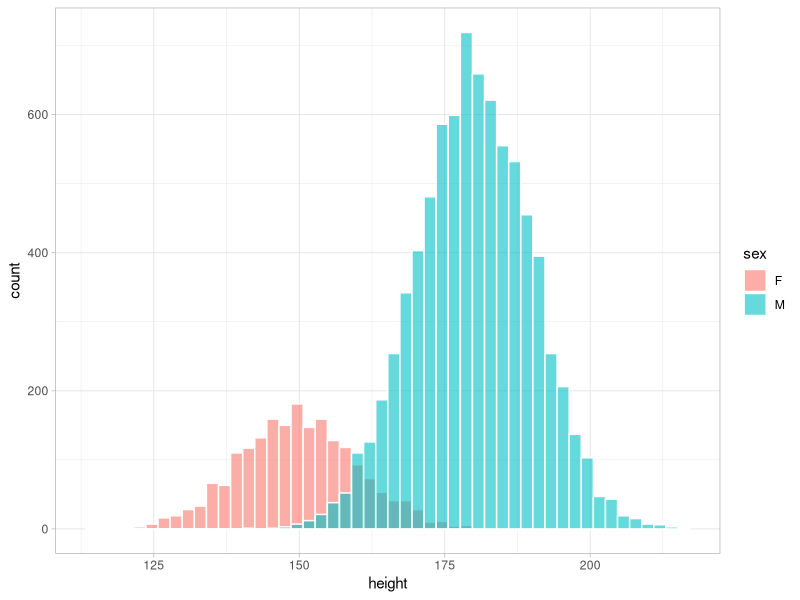
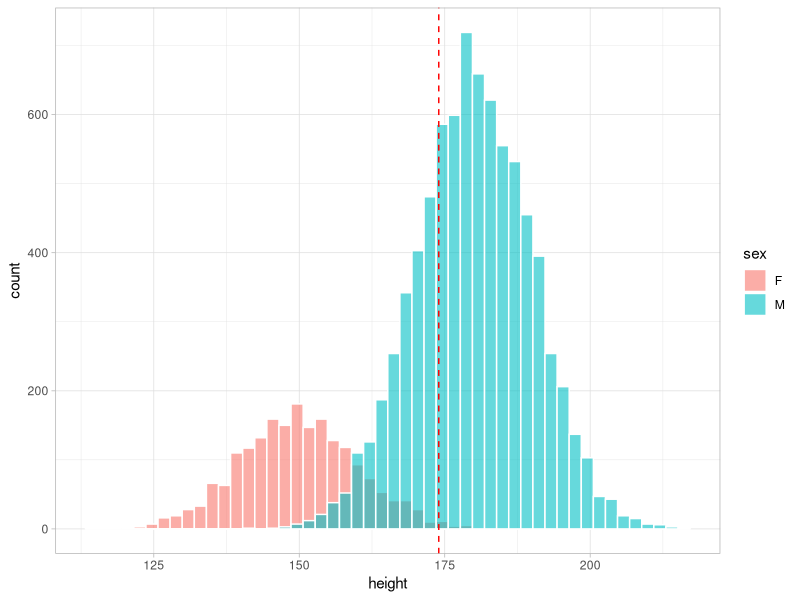
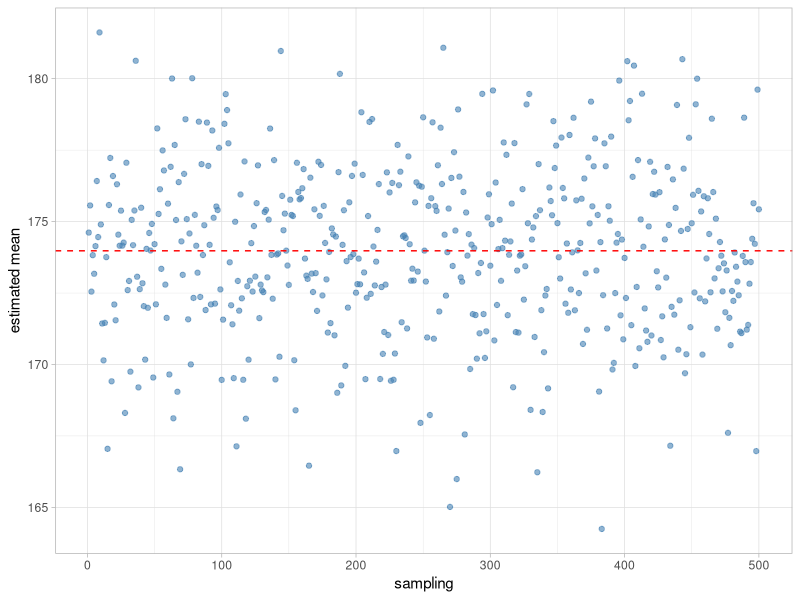
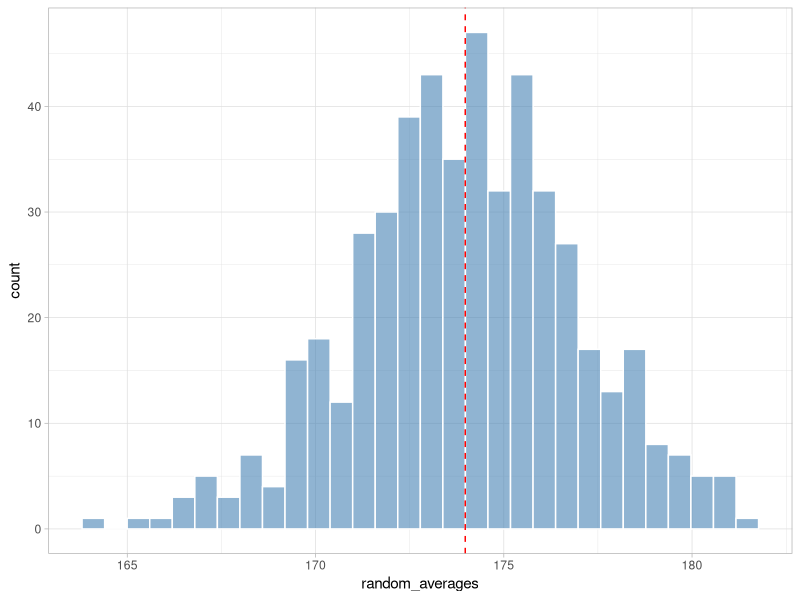
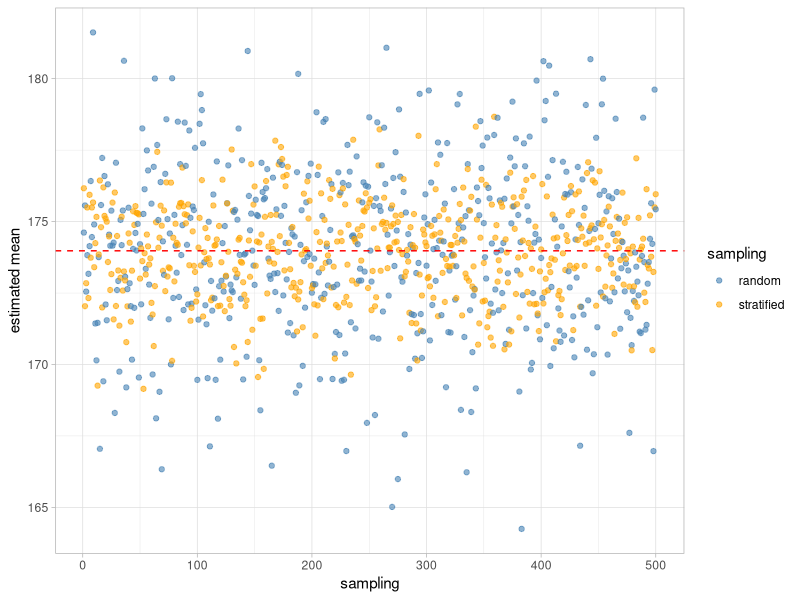
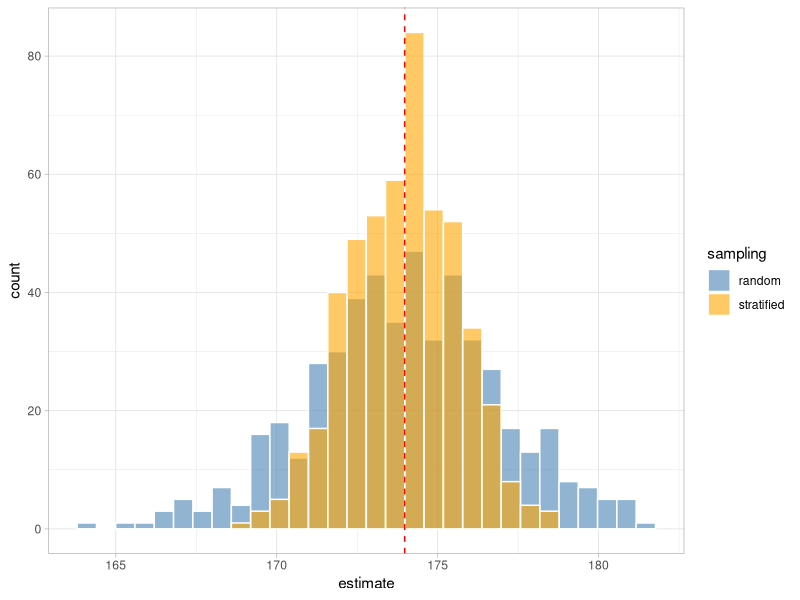
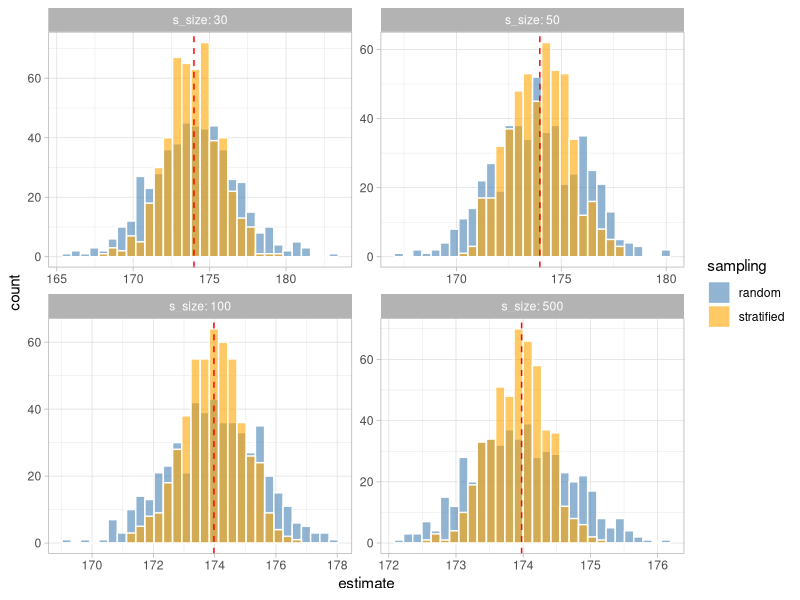

Write the R code that produced these figures, in order.
## ---- chunk 1
knitr::opts_chunk$set(echo = TRUE, message = FALSE, warning = FALSE)
library(tidyverse)
set.seed(123)
## ---- chunk 2
## the two subpopulations
males <- tibble(sex = "M", height = rnorm(8000, 180, 10))
females <- tibble(sex = "F", height = rnorm(2000, 150, 10))

## merge everything in a single tibble
mypop <- bind_rows(males, females)
## ---- chunk 3
mypop |>
  ggplot() +
  geom_histogram(aes(x = height, fill = sex), col = "white", alpha = 0.6, position = "identity", bins = 50) +
  theme_light()
## ---- chunk 4
pop_mu <- mean(mypop$height)
pop_mu
## ---- chunk 5
mypop |>
  ggplot() +
  geom_histogram(aes(x = height, fill = sex), col = "white", alpha = 0.6, position = "identity", bins = 50) +
  geom_vline(xintercept = pop_mu, col = "red", lty = 2) +
  theme_light()
## ---- chunk 6
## start creating the tibble container
x <- tibble(sampid = 1:500)

## here we do the simple random sampling ...
x <- x |>
  mutate(random_samples = map(sampid, \(i) sample(mypop$height, size = 30)))

## ... and we calculate the averages
x <- x |>
  mutate(random_averages = map_dbl(random_samples, mean))

head(x)
## ---- chunk 7
x |>
  ggplot() +
  geom_point(aes(x = sampid, y = random_averages), col = "steelblue", alpha = 0.6) +
  geom_hline(yintercept = pop_mu, col = "red", lty = 2) +
  labs(x = "sampling", y = "estimated mean") +
  theme_light()
## ---- chunk 8
x |>
  ggplot() +
  geom_histogram(aes(x = random_averages), fill = "steelblue", alpha = 0.6, col = "white", bins = 30) +
  geom_vline(xintercept = pop_mu, col = "red", lty = 2) +
  theme_light()
## ---- chunk 9
nsamp <- 30

## the number of individuals to sample in each subpopulation
subfractions <- round(table(mypop$sex) / nrow(mypop) * nsamp)

subfractions
## ---- chunk 10
## the heights of the two subpopulations
heights_m <- males$height
heights_f <- females$height

## here we do the random sampling inside each subpopulation
## and we return a vector with the samples extracted in a stratified way
x <- x |>
  mutate(stratified_random_samples = map(sampid, \(i) c(sample(heights_m, subfractions["M"]),
                                                        sample(heights_f, subfractions["F"]))))

## the average of the samples is again the estimate of the population mean
x <- x |>
  mutate(stratified_averages = map_dbl(stratified_random_samples, mean))

head(x)
## ---- chunk 11
x_long <- x |>
  select(sampid, random = random_averages, stratified = stratified_averages) |>
  pivot_longer(-sampid, names_to = "sampling", values_to = "estimate")

x_long |>
  ggplot() +
  geom_point(aes(x = sampid, y = estimate, col = sampling), alpha = 0.6) +
  geom_hline(yintercept = pop_mu, col = "red", lty = 2) +
  scale_color_manual(values = c(random = "steelblue", stratified = "orange")) +
  labs(x = "sampling", y = "estimated mean") +
  theme_light()
## ---- chunk 12
x_long |>
  ggplot() +
  geom_histogram(aes(x = estimate, fill = sampling), alpha = 0.6, col = "white",
                 position = "identity", bins = 30) +
  geom_vline(xintercept = pop_mu, col = "red", lty = 2) +
  scale_fill_manual(values = c(random = "steelblue", stratified = "orange")) +
  theme_light()
## ---- chunk 13
## the set of sizes we will consider
sizes <- c(30, 50, 100, 500)

m_fraction <- length(heights_m) / nrow(mypop)

sample_size_effect <- tibble(s_size = rep(sizes, each = 500)) |>
  mutate(n_m = round(m_fraction * s_size),
         n_f = s_size - n_m) |>
  mutate(random_samplings = map(s_size, \(n) sample(mypop$height, size = n)),
         stratified_samplings = map2(n_m, n_f, \(a, b) c(sample(heights_m, a), sample(heights_f, b)))) |>
  mutate(mean_random = map_dbl(random_samplings, mean),
         mean_strat = map_dbl(stratified_samplings, mean))
## ---- chunk 14
sample_size_effect |>
  select(s_size, random = mean_random, stratified = mean_strat) |>
  pivot_longer(-s_size, names_to = "sampling", values_to = "estimate") |>
  ggplot() +
  geom_histogram(aes(x = estimate, fill = sampling), col = "white", alpha = 0.6,
                 position = "identity", bins = 30) +
  geom_vline(xintercept = pop_mu, lty = 2, col = "red") +
  scale_fill_manual(values = c(random = "steelblue", stratified = "orange")) +
  facet_wrap(~ s_size, scales = "free", labeller = label_both) +
  theme_light()
## ---- chunk 15
sample_size_effect |>
  group_by(s_size) |>
  summarize(sd_random = sd(mean_random),
            sd_strata = sd(mean_strat)) |>
  mutate(sd_ratio = sd_random / sd_strata)
## ---- chunk 16
sd(mypop$height)
